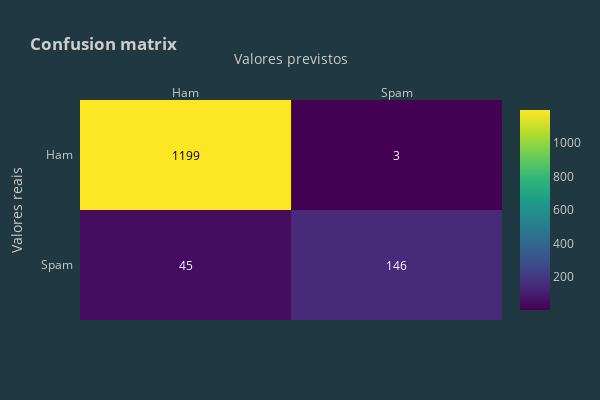

This figure's notebook cell:
### Markdown cell above
O XGBoost é um algoritmo de aprendizado de máquina, baseado em árvore de decisão e que utiliza uma estrutura de Gradient boosting. XGBoost e Gradient Boosting Machines (GBMs) são ambos métodos de árvore que aplicam o princípio de impulsionar weak learners usando a arquitetura de gradiente descendente. No entanto, o XGBoost aprimora a estrutura básica do GBM por meio da otimização de sistemas e aprimoramentos algorítmicos.<br/>

Em problemas de previsão envolvendo dados não estruturados, como imagens, textos e vídeos, as redes neurais artificiais tendem a superar vários outros algoritmos ou frameworks. No entanto, quando se trata de dados estruturados/tabulares, algoritmos baseados em árvore de decisão são considerados os melhores da sua classe no momento<br/>

Desde a sua criação, o algoritmo XGBoost tem sido o mais vitorioso no Kaggle. Além disso, também tem sido utilizado em várias aplicações de ponta na indústria. Por isso decidi trazê-lo para este projeto, vamos implementar utilizando o Pipeline de execuções também.

### Code cell
pipe = Pipeline([
    ('bow', CountVectorizer()), 
    ('tfid', TfidfTransformer()),  
    ('model', xgb.XGBClassifier(
        learning_rate=0.1,
        max_depth=7,
        n_estimators=80,
        use_label_encoder=False,
        eval_metric='auc',
        # colsample_bytree=0.8,
        # subsample=0.7,
        # min_child_weight=5,
    ))
])

# Treiamento do modelo
pipe.fit(x_train, y_train)

# Realização das previsões
y_pred_class = pipe.predict(x_test)
y_pred_train = pipe.predict(x_train)

#Visualizando os resultados
resultadosXGB = round(metrics.accuracy_score(y_test, y_pred_class) * 100, 2)
print('Acurácia do treinamento: {}%'.format(round(metrics.accuracy_score(y_train, y_pred_train) * 100, 2)))
print('Acurácia dos testes: {}%'.format(resultadosXGB))


#Salvando resultado
resultado = {
    'MÉTODO': 'XGBoost',
    'ACURÁCIA': resultadosXGB
}
lista_resultados.append(resultado)

conf_matrix(metrics.confusion_matrix(y_test, y_pred_class))

### Figure 1 — Plotly figure (JSON) as saved in the notebook; plotly's stock layout.template omitted (floating-point values rounded to 4 significant figures)
{"data": [{"colorscale": [[0, "#440154"], [0.1111, "#482878"], [0.2222, "#3e4989"], [0.3333, "#31688e"], [0.4444, "#26828e"], [0.5556, "#1f9e89"], [0.6667, "#35b779"], [0.7778, "#6ece58"], [0.8889, "#b5de2b"], [1, "#fde725"]], "reversescale": false, "showscale": true, "type": "heatmap", "x": ["Ham", "Spam"], "y": ["Spam", "Ham"], "z": [[45, 146], [1199, 3]]}], "layout": {"annotations": [{"font": {"color": "#FFFFFF"}, "showarrow": false, "text": "45", "x": "Ham", "xref": "x", "y": "Spam", "yref": "y"}, {"font": {"color": "#FFFFFF"}, "showarrow": false, "text": "146", "x": "Spam", "xref": "x", "y": "Spam", "yref": "y"}, {"font": {"color": "#000000"}, "showarrow": false, "text": "1199", "x": "Ham", "xref": "x", "y": "Ham", "yref": "y"}, {"font": {"color": "#FFFFFF"}, "showarrow": false, "text": "3", "x": "Spam", "xref": "x", "y": "Ham", "yref": "y"}], "height": 400, "title": {"text": "<b>Confusion matrix</b>"}, "width": 600, "xaxis": {"dtick": 1, "gridcolor": "rgb(0, 0, 0)", "side": "top", "ticks": "", "title": {"text": "Valores previstos"}}, "yaxis": {"dtick": 1, "ticks": "", "ticksuffix": "  ", "title": {"text": "Valores reais"}}}}
